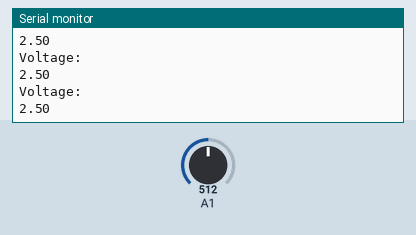
This sketch was run on a simulated Arduino Uno, built with avr-gcc and run on an emulated ATmega328P. On the bench: the last lines printed to the serial monitor. Inputs (shaded band) come from the test bench; at power-on: A1 = 512.

Above: at 1.3 s.
1.4 s: A1 set to 716
At 1.81 s:
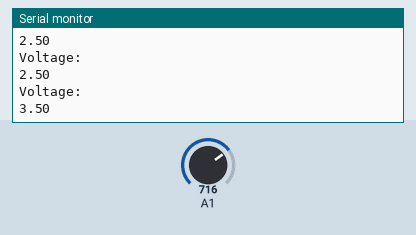
2.9 s: A1 set to 900
At 3.31 s:
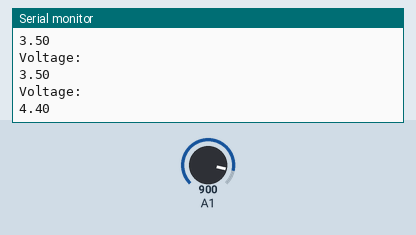
Timing chart, 0 to 5.9 s (numbered marks = the images above; inputs shaded):
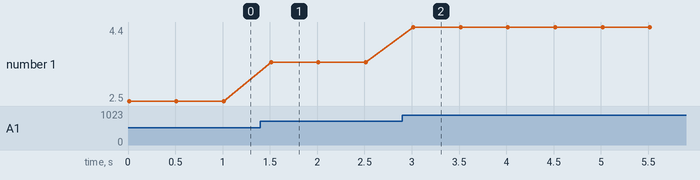

The sketch:

ph_calibration.ino
```cpp
int pH_Value;
float Voltage;

void setup()
{
  Serial.begin(9600);
  pinMode(pH_Value, INPUT);
}

void loop()
{
  pH_Value = analogRead(A1);
  Voltage = pH_Value * (5.0 / 1023.0);
  Serial.println(F("Voltage: "));
  Serial.println(Voltage);

  delay(500);
}
```

Measured:
- after the input at 1.4 s, the serial monitor: prints a new line after 0.11 s (image 1)
- after the input at 2.9 s, the serial monitor: prints a new line after 0.12 s (image 2)
- plotted number 1: 2.5 → 3.5 after the input at 1.4 s, 3.5 → 4.4 after the input at 2.9 s
